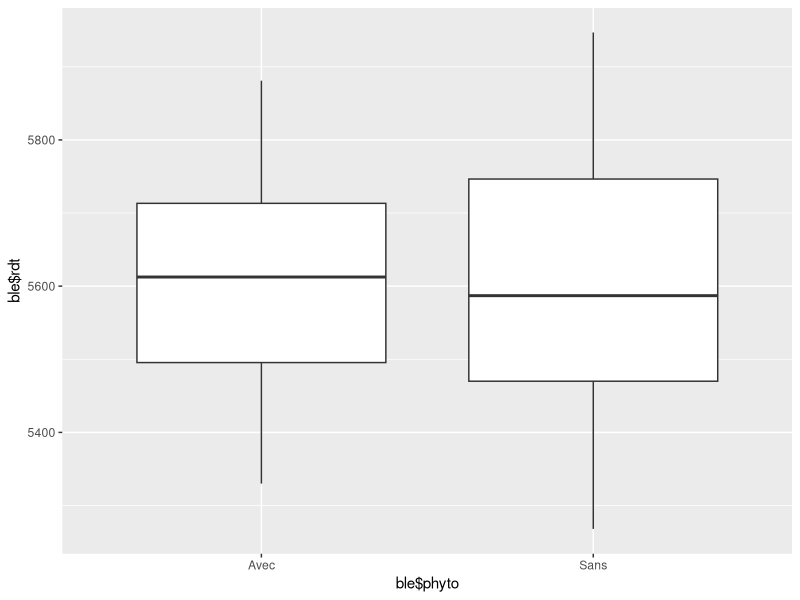
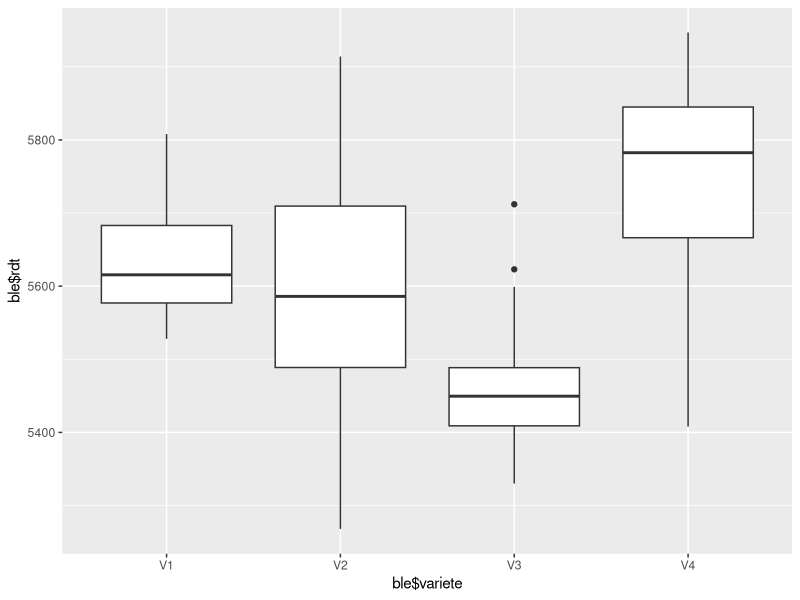

The R script that drew these images, in order:
library(ggplot2)

ble = read.table('ble.txt', sep = ';', dec = ',', header = TRUE)


# Observation intuitive
# phyto
ggplot(ble, aes(x=ble$phyto, y=ble$rdt))+
  geom_boxplot()
# variete
ggplot(ble, aes(x=ble$variete, y=ble$rdt))+
  geom_boxplot()

# ------------------------------------------------------------------
# Confirmation ou infirmation des intuitions via ANOVA
model1 = lm(rdt~phyto, data=ble)
summary(model1) # on regarde ici la statistique de Fisher (F-statistic)
# ou avec 
anova(model1) 
# p-valeur ~ 0.8 > 5% ==> On ne regette pas H0 : "pesticide pas d'effet
# - au moins significatif - sur le rendement"
# ------------------------------------------------------------------

# Confirmation ou infirmation via ANOVA pour la variete
model2 = lm(rdt~variete, data=ble)
summary(model2) 
anova(model2)
# p-value: 7.674e-10 << 5% ==> On rejette HO donc la variete a un effet 
# significatif sur le rendement
# ------------------------------------------------------------------

# ------------------------------------------------------------------
# ANOVA A 2 FACTEURS
# ------------------------------------------------------------------
model3 = lm(rdt~variete*phyto, data = ble)
summary(model3)
anova(model3)
